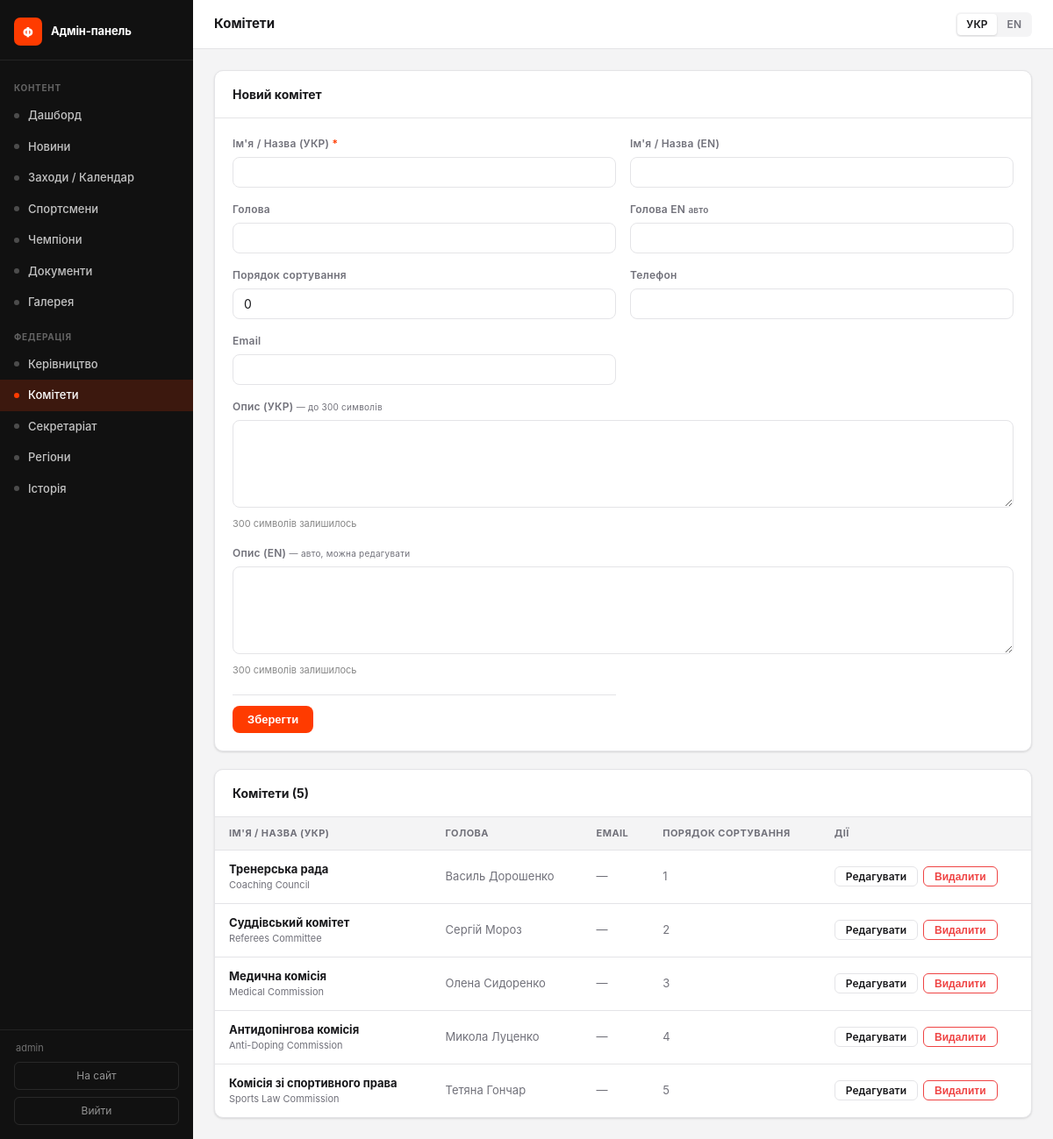
The page /admin/committees (signed in) on the database its author committed.
### tables this page shows
CREATE TABLE committees (
        id INTEGER PRIMARY KEY AUTOINCREMENT,
        name TEXT NOT NULL,
        name_en TEXT,
        description TEXT,
        description_en TEXT,
        head_name TEXT,
        sort_order INTEGER DEFAULT 0
    , phone TEXT, email TEXT, head_name_en TEXT);

### admin.py (the view)
@admin_bp.route('/committees')
@require_admin
def committees_list():
    rows = db.get_committees()
    return render_template('admin/committees.html', items=rows)

### admin.py (called while the page is built)
def _lang():
    return session.get('admin_lang', 'uk')

def require_admin(f):
    @functools.wraps(f)
    def decorated(*args, **kwargs):
        if not session.get('admin_logged_in'):
            return redirect(url_for('admin.login'))
        return f(*args, **kwargs)
    return decorated

@admin_bp.context_processor
def _ctx():
    lang = _lang()
    return {
        'admin_lang': lang,
        'L': _L[lang],
        'admin_user': session.get('admin_username', ''),
        'req_endpoint': request.endpoint or '',
    }

### app.py (called while the page is built)
@app.before_request
def set_language():
    if request.path == '/' and request.cookies.get('lang') == 'en':
        return redirect('/en/', 302)
    if not getattr(g, 'lang', None):
        lang = request.cookies.get('lang', 'uk')
        g.lang = lang if lang in SUPPORTED_LANGS else 'uk'
        g.t    = make_t(g.lang)

@app.context_processor
def inject_globals():
    lang = getattr(g, 'lang', 'uk')
    path = request.path
    qs = ('?' + request.query_string.decode('utf-8', 'replace')) if request.query_string else ''
    suffix = path[3:] if path.startswith('/en') else path
    if not suffix:
        suffix = '/'
    lp = '/en' if lang == 'en' else ''
    return {
        'current_year': datetime.today().year,
        'lang': lang,
        't': getattr(g, 't', make_t('uk')),
        'icon': _icon,
        'lp': lp,
        'lp_uk': suffix + qs,
        'lp_en': '/en' + suffix + qs,
    }

def _fix_text_node(text):
    text = _PREP_RE.sub(lambda m: m.group(1) + ' ', text)
    text = _YEAR_RE.sub(r'\1 \2', text)
    return text

### db.py (called while the page is built)
def get_db():
    conn = sqlite3.connect(DB_PATH)
    conn.row_factory = sqlite3.Row
    conn.execute("PRAGMA journal_mode=WAL")
    return conn

def get_committees():
    conn = get_db()
    rows = conn.execute("SELECT * FROM committees ORDER BY sort_order").fetchall()
    conn.close()
    return rows

### translations.py (called while the page is built)
def make_t(lang):
    d = TRANSLATIONS.get(lang, UK)
    def t(key):
        return d.get(key, UK.get(key, key))
    return t

### templates/admin/committees.html (shortened to what this page needs)
{% extends "admin/base.html" %}
{% block page_title %}{{ L.committees }}{% endblock %}
{% block content %}
{% set editing = edit_item is defined and edit_item %}
<div class="a-card" style="margin-bottom:1.25rem;">
  <div class="a-card-header">
    <div class="a-card-title">{{ L.edit_committee if editing else L.new_committee }}</div>
  </div>
  <div class="a-card-body">
    <form method="post"
          action="{{ '/admin/committees/' ~ edit_item.id ~ '/edit' if editing else '/admin/committees/new' }}">
      <div class="a-form-grid cols-2">
        <div class="a-form-group">
          <label class="a-form-label">{{ L.name_uk }} <span>*</span></label>
          <input class="a-input" name="name" type="text" required
                 value="{{ edit_item.name if editing else '' }}">
        </div>
        <div class="a-form-group">
          <label class="a-form-label">{{ L.name_en }}</label>
          <input class="a-input" name="name_en" type="text"
                 value="{{ edit_item.name_en if editing else '' }}">
        </div>
        <div class="a-form-group">
          <label class="a-form-label">{{ L.head_name }}</label>
          <input class="a-input" name="head_name" type="text"
                 value="{{ edit_item.head_name if editing else '' }}">
        </div>
        <div class="a-form-group">
          <label class="a-form-label">{{ L.head_name }} EN <small class="muted">{{ 'авто' if admin_lang == 'uk' else 'auto' }}</small></label>
          <input class="a-input" name="head_name_en" type="text"
                 value="{{ edit_item.head_name_en if editing else '' }}">
        </div>
        <div class="a-form-group">
          <label class="a-form-label">{{ L.sort_order }}</label>
          <input class="a-input" name="sort_order" type="number" min="0"
                 value="{{ edit_item.sort_order if editing else 0 }}">
        </div>
        <div class="a-form-group">
          <label class="a-form-label">{{ L.phone }}</label>
          <input class="a-input" name="phone" type="tel"
                 value="{{ edit_item.phone if editing else '' }}">
        </div>
        <div class="a-form-group">
          <label class="a-form-label">{{ L.email }}</label>
          <input class="a-input" name="email" type="email"
                 value="{{ edit_item.email if editing else '' }}">
        </div>
        <div class="a-form-group full">
          <label class="a-form-label">
            {{ L.description_uk }}
            <small class="muted" style="font-weight:400;"> — {{ 'до 300 символів' if admin_lang == 'uk' else 'up to 300 chars' }}</small>
          </label>
          <textarea class="a-textarea" name="description" id="com_desc_uk">{{ edit_item.description if editing else '' }}</textarea>
          <div id="com_desc_uk_ctr" style="font-size:11px;margin-top:.25rem;color:var(--a-muted,#888);"></div>
        </div>
        <div class="a-form-group full">
          <label class="a-form-label">
            {{ L.description_en }}
            <small class="muted" style="font-weight:400;"> — {{ 'авто, можна редагувати' if admin_lang == 'uk' else 'auto, editable' }}</small>
          </label>
          <textarea class="a-textarea" name="description_en" id="com_desc_en">{{ edit_item.description_en if editing else '' }}</textarea>
          <div id="com_desc_en_ctr" style="font-size:11px;margin-top:.25rem;color:var(--a-muted,#888);"></div>
        </div>
        <div class="a-form-actions full">
          <button class="btn btn-primary" type="submit" id="com_submit">{{ L.save }}</button>
        </div>
      </div>
    </form>
  </div>
</div>
<div class="a-card">
  <div class="a-card-header">
    <div class="a-card-title">{{ L.committees }} ({{ items|length }})</div>
  </div>
  {% if items %}
  <table class="a-table">
    <thead>
      <tr>
        <th>{{ L.name_uk }}</th>
        <th>{{ L.head_name }}</th>
        <th>{{ L.email }}</th>
        <th>{{ L.sort_order }}</th>
        <th>{{ L.actions }}</th>
      </tr>
    </thead>
    <tbody>
      {% for item in items %}
      <tr>
        <td>
          <strong>{{ item.name }}</strong>
          {% if item.name_en %}<div class="muted" style="font-size:11px;">{{ item.name_en }}</div>{% endif %}
        </td>
        <td class="muted">{{ item.head_name or '—' }}</td>
        <td class="muted">{{ item.email or '—' }}</td>
        <td class="muted">{{ item.sort_order }}</td>
        <td>
          <div class="a-actions">
            <a class="btn btn-ghost btn-sm" href="/admin/committees/{{ item.id }}/edit">{{ L.edit }}</a>
            <form method="post" action="/admin/committees/{{ item.id }}/delete" style="display:inline;"
                  onsubmit="return confirm('{{ L.confirm_delete }}')">
              <button class="btn btn-sm" style="color:var(--danger);border-color:currentColor;background:transparent;" type="submit">{{ L.delete }}</button>
            </form>
          </div>
        </td>
      </tr>
      {% endfor %}
    </tbody>
  </table>
  {% else %}
  <div class="a-empty">{{ 'Записів ще немає' if admin_lang == 'uk' else 'No records yet' }}</div>
  {% endif %}
</div>
{% endblock %}

### static/css/admin.css (style rules this page uses)
*, *::before, *::after { box-sizing: border-box; margin: 0; padding: 0; }
:root { --brand: #FF3B00; --brand-hover: #e03200; --sidebar-w: 220px; --sidebar-bg: #111; --sidebar-text: rgba(255,255,255,.75); --sidebar-active: #FF3B00; --bg: #f4f4f5; --surface: #fff; --border: #e4e4e7; --text: #18181b; --muted: #71717a; --radius: 10px; --danger: #ef4444; --success: #22c55e; --shadow: 0 1px 3px rgba(0,0,0,.08), 0 1px 2px rgba(0,0,0,.06); }
html, body { height: 100%; }
body { font-family: -apple-system, BlinkMacSystemFont, 'Segoe UI', Helvetica, Arial, sans-serif; font-size: 14px; line-height: 1.5; color: var(--text); background: var(--bg); }
.a-card { background: var(--surface); border: 1px solid var(--border); border-radius: var(--radius); box-shadow: var(--shadow); overflow: hidden; }
.a-card-header { padding: 1rem 1.25rem; border-bottom: 1px solid var(--border); display: flex; align-items: center; gap: .75rem; }
.a-card-title { font-size: 14px; font-weight: 700; flex: 1; }
.a-card-body { padding: 1.25rem; }
.a-table { width: 100%; border-collapse: collapse; font-size: 13px; }
.a-table th { text-align: left; padding: .625rem 1rem; font-size: 11px; font-weight: 700; letter-spacing: .04em; text-transform: uppercase; color: var(--muted); background: var(--bg); border-bottom: 1px solid var(--border); }
.a-table td { padding: .75rem 1rem; border-bottom: 1px solid var(--border); vertical-align: middle; }
.a-table tr:last-child td { border-bottom: none; }
.a-table .muted { color: var(--muted); }
.a-table .a-actions { display: flex; gap: .375rem; align-items: center; }
.btn { display: inline-flex; align-items: center; gap: .375rem; padding: .5rem 1rem; border-radius: 8px; font-size: 13px; font-weight: 600; cursor: pointer; border: 1px solid transparent; text-decoration: none; transition: all .15s; line-height: 1; }
.btn-primary { background: var(--brand); color: #fff; }
.btn-ghost { background: transparent; color: var(--text); border-color: var(--border); }
.btn-sm { padding: .3rem .75rem; font-size: 12px; border-radius: 6px; }
.a-form-grid { display: grid; gap: 1rem; }
.a-form-grid.cols-2 { grid-template-columns: 1fr 1fr; }
.a-form-group { display: flex; flex-direction: column; gap: .375rem; }
.a-form-group.full { grid-column: 1 / -1; }
.a-form-label { font-size: 12px; font-weight: 600; color: var(--muted); letter-spacing: .02em; }
.a-form-label span { color: var(--brand); }
.a-input, .a-select, .a-textarea { width: 100%; padding: .5rem .75rem; border: 1px solid var(--border); border-radius: 8px; font-size: 14px; color: var(--text); background: var(--surface); transition: border-color .15s, box-shadow .15s; font-family: inherit; }
.a-textarea { resize: vertical; min-height: 100px; }
.a-form-actions { display: flex; gap: .75rem; align-items: center; padding-top: .75rem; border-top: 1px solid var(--border); margin-top: .25rem; }

### rows shown on the page
committees: name "Тренерська рада", name_en "Coaching Council", head_name "Василь Дорошенко", email "—", sort_order "1", edit "Редагувати", delete "Видалити"
committees: name "Суддівський комітет", name_en "Referees Committee", head_name "Сергій Мороз", email "—", sort_order "2", edit "Редагувати", delete "Видалити"
committees: name "Медична комісія", name_en "Medical Commission", head_name "Олена Сидоренко", email "—", sort_order "3", edit "Редагувати", delete "Видалити"
committees: name "Антидопінгова комісія", name_en "Anti-Doping Commission", head_name "Микола Луценко", email "—", sort_order "4", edit "Редагувати", delete "Видалити"
committees: name "Комісія зі спортивного права", name_en "Sports Law Commission", head_name "Тетяна Гончар", email "—", sort_order "5", edit "Редагувати", delete "Видалити"

### other values the page prints
{{ L.admin_panel }} "Адмін-панель"
{{ 'Контент' if admin_lang == 'uk' else 'Content' }} "КОНТЕНТ"
{{ L.dashboard }} "Дашборд"
{{ L.news }} "Новини"
{{ L.events }} "Заходи / Календар"
{{ L.athletes }} "Спортсмени"
{{ L.champions }} "Чемпіони"
{{ L.documents }} "Документи"
{{ L.gallery }} "Галерея"
{{ 'Федерація' if admin_lang == 'uk' else 'Federation' }} "ФЕДЕРАЦІЯ"
{{ L.leadership }} "Керівництво"
{{ L.committees }} "Комітети"
{{ L.secretariat }} "Секретаріат"
{{ L.regions }} "Регіони"
{{ L.history }} "Історія"
